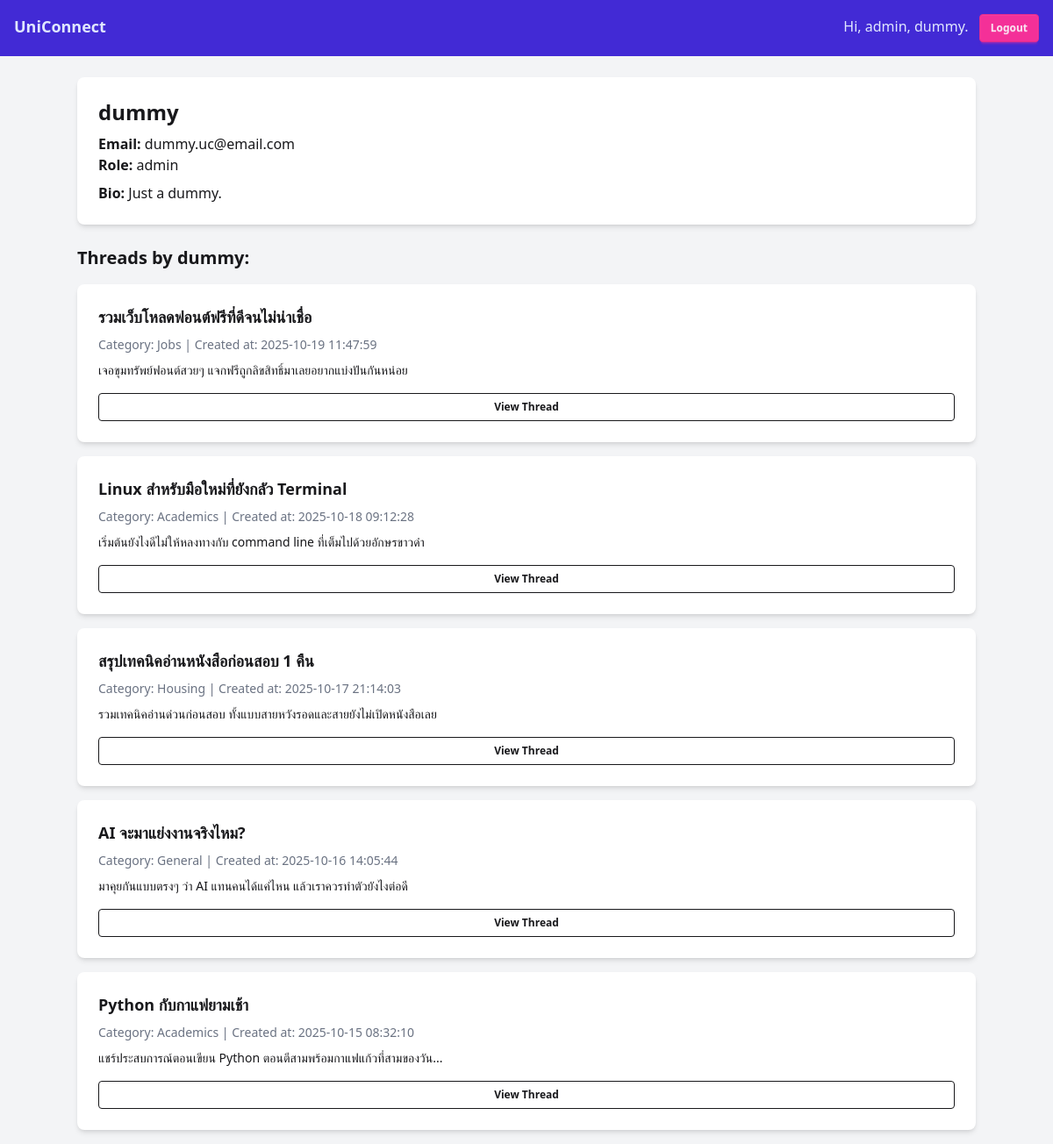
Page /user/user_page.php?username=dummy (signed in) on the committed database.
### tables this page shows
CREATE TABLE IF NOT EXISTS users (
    id INT AUTO_INCREMENT PRIMARY KEY,
    username VARCHAR(50) NOT NULL UNIQUE,
    email VARCHAR(100) NOT NULL UNIQUE,
    password VARCHAR(255) NOT NULL,
    bio TEXT,
    role ENUM('user', 'moderator', 'admin') DEFAULT 'user',
    profile_image VARCHAR(255),
    created_at TIMESTAMP DEFAULT CURRENT_TIMESTAMP
);

CREATE TABLE IF NOT EXISTS threads (
    id INT AUTO_INCREMENT PRIMARY KEY,
    title VARCHAR(255) NOT NULL,
    content TEXT NOT NULL,
    category_id INT NOT NULL,
    author_id INT NOT NULL,
    created_at TIMESTAMP DEFAULT CURRENT_TIMESTAMP,
    updated_at TIMESTAMP DEFAULT CURRENT_TIMESTAMP ON UPDATE CURRENT_TIMESTAMP,
    FOREIGN KEY (category_id) REFERENCES categories(id) ON DELETE CASCADE,
    FOREIGN KEY (author_id) REFERENCES users(id) ON DELETE CASCADE
);

CREATE TABLE IF NOT EXISTS categories (
    id INT AUTO_INCREMENT PRIMARY KEY,
    name VARCHAR(50) NOT NULL UNIQUE,
    created_at TIMESTAMP DEFAULT CURRENT_TIMESTAMP
);

### user/user_page.php (the view, shortened to what this page needs)
<?php
require 'pdo.php';
$username = $_GET['username'] ?? '';
$stmt = $conn->prepare("SELECT * FROM users WHERE username = ?");
$stmt->execute([$username]);
$user = $stmt->fetch();
$stmtThreads = $conn->prepare("
    SELECT t.*, c.name AS category_name
    FROM threads t
    JOIN categories c ON t.category_id = c.id
    WHERE t.author_id = ?
    ORDER BY t.created_at DESC
");
$stmtThreads->execute([$user['id']]);
$threads = $stmtThreads->fetchAll();
?>
<!DOCTYPE html>
<html lang="en">
<head>
  <link href="https://cdn.jsdelivr.net/npm/daisyui@5" rel="stylesheet" type="text/css" />
  <script src="https://cdn.jsdelivr.net/npm/@tailwindcss/browser@4"></script>
</head>
<body class="bg-gray-100 min-h-screen">
  <nav class="bg-primary text-primary-content p-4 flex justify-between">
    <a href="index.php" class="font-bold text-lg">UniConnect</a>
    <div>
      <?php if (isset($_SESSION['user_id'])): ?>
        <span>Hi, <?= htmlspecialchars($_SESSION['role']) ?>, <?= htmlspecialchars($_SESSION['username']) ?>.</span>
        <a href="logout.php" class="btn btn-sm btn-secondary ml-2">Logout</a>
      <?php else: ?>
        <a href="login.php" class="btn btn-sm btn-secondary">Login</a>
        <a href="register.php" class="btn btn-sm btn-accent ml-2">Register</a>
      <?php endif; ?>
    </div>
  </nav>
  <div class="container mx-auto mt-6">
    <div class="card bg-white shadow-md p-6 mb-6">
      <h2 class="text-2xl font-bold mb-2"><?= htmlspecialchars($user['username']) ?></h2>
      <p><strong>Email:</strong> <?= htmlspecialchars($user['email']) ?></p>
      <p><strong>Role:</strong> <?= htmlspecialchars($user['role']) ?></p>
      <?php if (!empty($user['bio'])): ?>
        <p class="mt-2"><strong>Bio:</strong> <?= nl2br(htmlspecialchars($user['bio'])) ?></p>
      <?php endif; ?>
    </div>
    <h3 class="text-xl font-semibold mb-4">Threads by <?= htmlspecialchars($user['username']) ?>:</h3>
    <?php if (count($threads) > 0): ?>
      <?php foreach ($threads as $t): ?>
        <div class="card bg-base-100 shadow-md mb-4">
          <div class="card-body">
            <h2 class="card-title"><?= htmlspecialchars($t['title']) ?></h2>
            <p class="text-sm text-gray-500">Category: <?= htmlspecialchars($t['category_name']) ?> |
              Created at: <?= htmlspecialchars($t['created_at']) ?>
            </p>
            <p><?= nl2br(htmlspecialchars($t['content'])) ?></p>
            <a href="thread.php?id=<?= $t['id'] ?>" class="btn btn-sm btn-outline mt-2">View Thread</a>
          </div>
        </div>
      <?php endforeach; ?>
    <?php else: ?>
      <p>This user hasn't posted any threads yet.</p>
    <?php endif; ?>
  </div>
</body>
</html>

### rows in the picture
users: username "dummy", email "dummy.uc@email.com", role "admin", bio "Just a dummy."
threads: title "รวมเว็บโหลดฟอนต์ฟรีที่ดีจนไม่น่าเชื่อ", category.name "Jobs", created_at "2025-10-19 11:47:59", content "เจอขุมทรัพย์ฟอนต์สวยๆ แจกฟรีถูกลิขสิทธิ์มาเลยอยากแบ่งปันกันหน่อย"
threads: title "Linux สำหรับมือใหม่ที่ยังกลัว Terminal", category.name "Academics", created_at "2025-10-18 09:12:28", content "เริ่มต้นยังไงดีไม่ให้หลงทางกับ command line ที่เต็มไปด้วยอักษรขาวดำ"
threads: title "สรุปเทคนิคอ่านหนังสือก่อนสอบ 1 คืน", category.name "Housing", created_at "2025-10-17 21:14:03", content "รวมเทคนิคอ่านด่วนก่อนสอบ ทั้งแบบสายหวังรอดและสายยังไม่เปิดหนังสือเลย"
threads: title "AI จะมาแย่งงานจริงไหม?", category.name "General", created_at "2025-10-16 14:05:44", content "มาคุยกันแบบตรงๆ ว่า AI แทนคนได้แค่ไหน แล้วเราควรทำตัวยังไงต่อดี"
threads: title "Python กับกาแฟยามเช้า", category.name "Academics", created_at "2025-10-15 08:32:10", content "แชร์ประสบการณ์ตอนเขียน Python ตอนตีสามพร้อมกาแฟแก้วที่สามของวัน..."

### other values in the picture
$_SESSION['role'] "admin"
$_SESSION['username'] "dummy"
